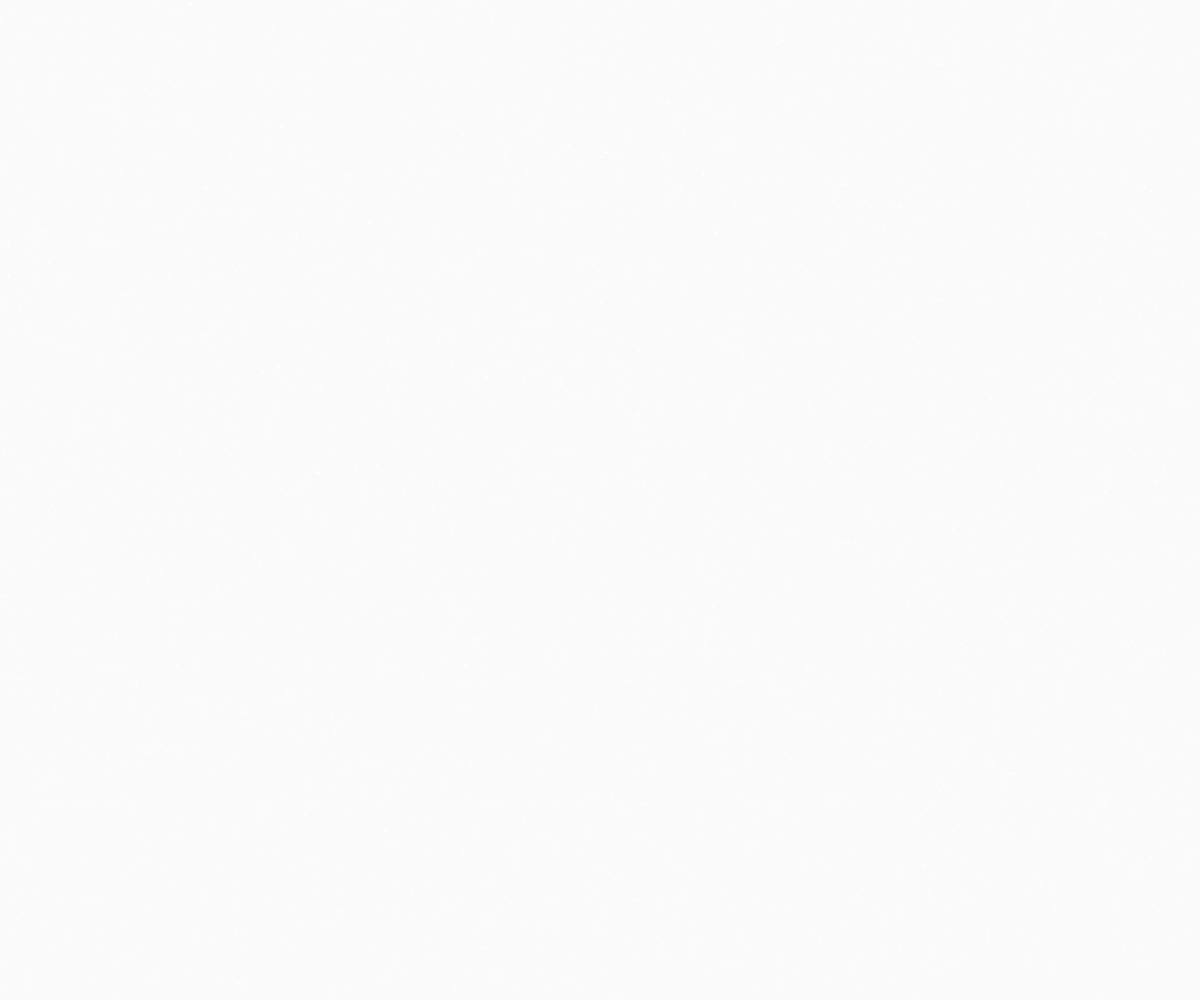
Frame 1 (no input)
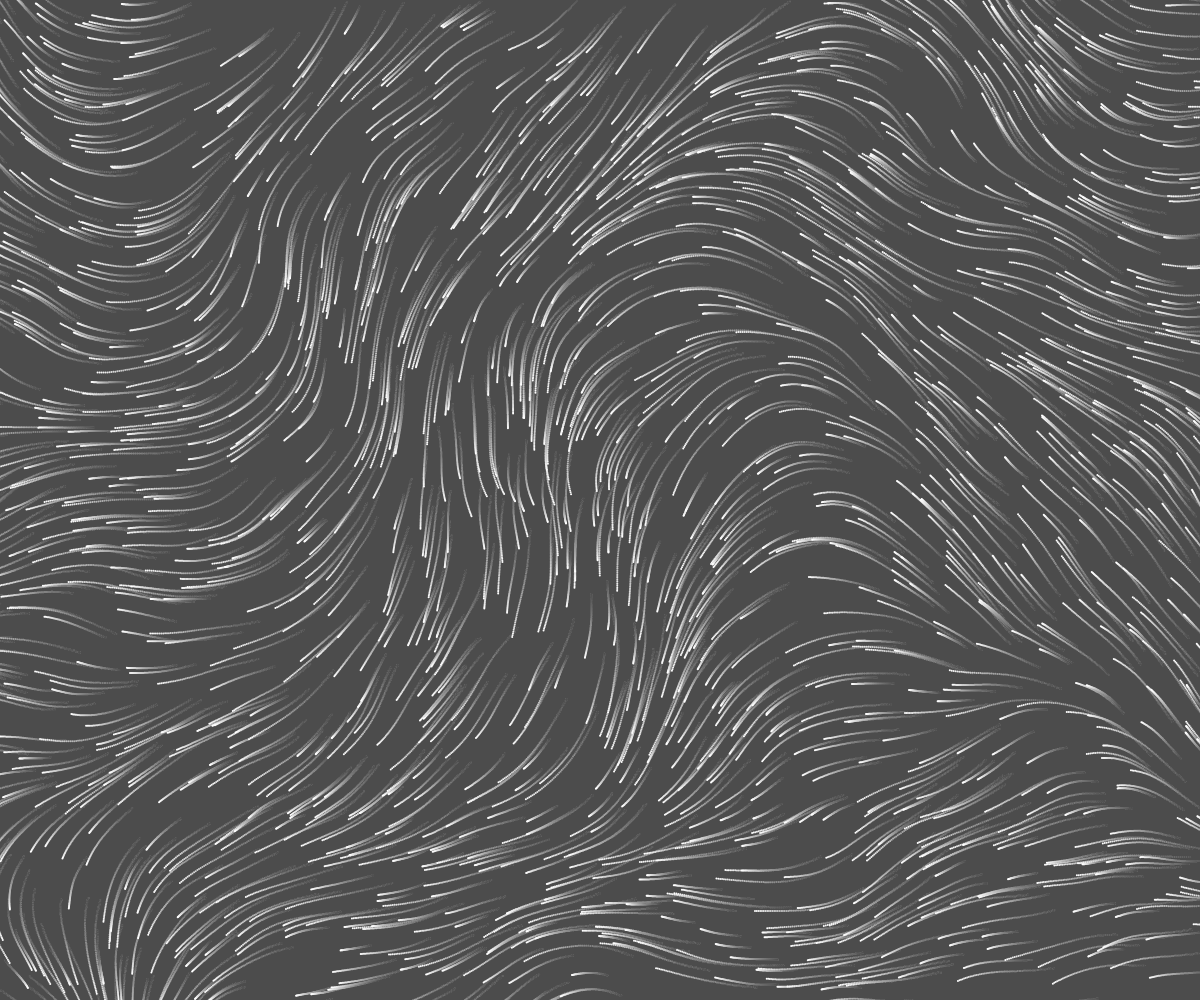
Frame 60 (no input)
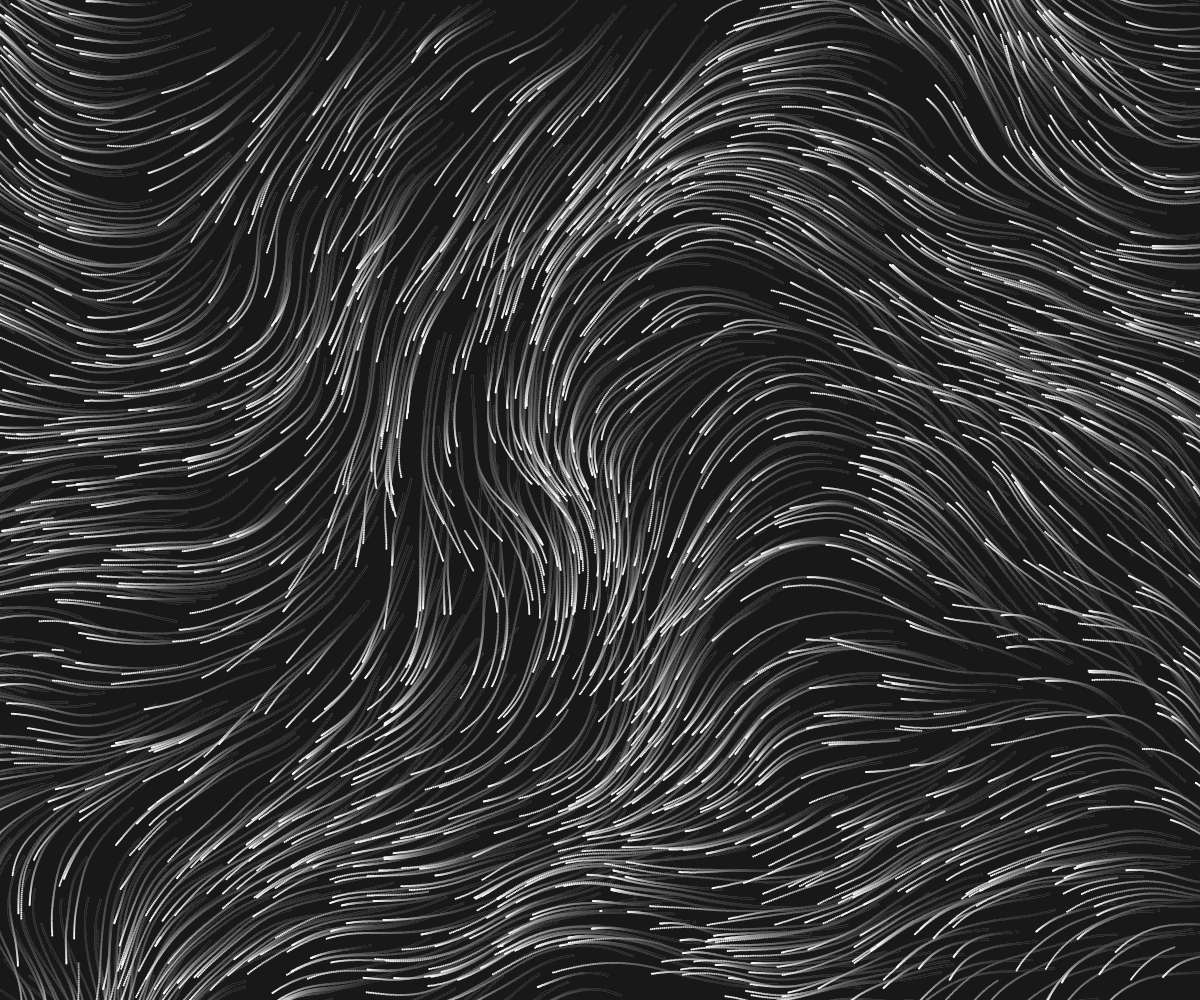
Frame 120 (the mouse pressed at the canvas centre since frame 60)

The p5.js sketch that drew these frames (run headless with seeded random() and noise() and a simulated clock; from frame 60 on, the mouse is pressed at the canvas centre):

// p5.js sketch
// ── sketch.js
// Flow Field background using p5.js

let numParticles = 2000;
let noiseScale = 500;
let noiseStrength = 1;
let particles = [];

function setup() {
  createCanvas(windowWidth, windowHeight);
  noStroke();
  for (let i = 0; i < numParticles; i++) {
    particles.push(new Particle(createVector(random(width * 1.2), random(height), 2), createVector(0, 0), random(0.5, 2)));
  }
}

function draw() {
  background(0, 5);
  particles.forEach(particle => {
    particle.move();
    particle.checkEdges();
    particle.update();
  });
}

class Particle {
  constructor(loc, dir, speed) {
    this.loc = loc;
    this.dir = dir;
    this.speed = speed;
  }
  move() {
    let angle = noise(this.loc.x / noiseScale, this.loc.y / noiseScale, frameCount / noiseScale);
    angle = map(angle, 0, 1, 0, TWO_PI * noiseStrength);
    this.dir.x = cos(angle);
    this.dir.y = sin(angle);
    this.loc.add(this.dir.copy().mult(this.speed));
  }
  checkEdges() {
    if (this.loc.x < -width * 0.1 || this.loc.x > width * 1.1 || this.loc.y < -height * 0.1 || this.loc.y > height * 1.1) {
      this.loc.x = random(width * 1.2);
      this.loc.y = random(height);
    }
  }
  update() {
    fill(255);
    ellipse(this.loc.x, this.loc.y, this.loc.z, 2);
  }
}
